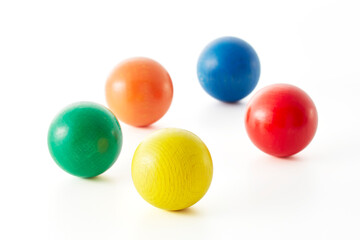
#> input picture CV and IP/ImgData/input/balls.jpg, 360 x 240 px, given in place of fruit.png, which was not available
$ python objplacing.py
#> lines starting #> are read from the running program, lines starting #| are printed output that depends on the picture; after the words box and inside, x2 and y2 are one past the last pixel; in counts of white or black regions, pixels touching at a corner belong together; pictures that were not available may be replaced by others from this repository, and a replacement may not be noted
import cv2 as cv
import numpy as np

img1 = cv.imread("D:\\ImgData\\input\\fruit.png")
#> img1 is the input picture: shape (240, 360, 3); mean B, G, R 212.2, 226.3, 230.9
img2 = cv.imread("D:\\ImgData\\input\\apple.jpg")
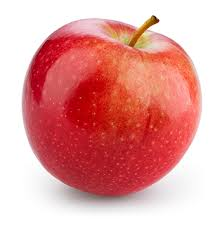
#> input picture CV and IP/ImgData/input/apple.jpg, 222 x 227 px, found by its file name
#> img2 is the input picture: shape (227, 222, 3); mean B, G, R 158.5, 160.7, 227.9

img1 = cv.resize(img1, (960,540))
#> img1: shape (540, 960, 3)
img2 = cv.resize(img2, (450,450))
#> img2: shape (450, 450, 3)


r,c,ch = img2.shape
#> r = 450; c = 450; ch = 3
roi = img1[0:r, 0:c]
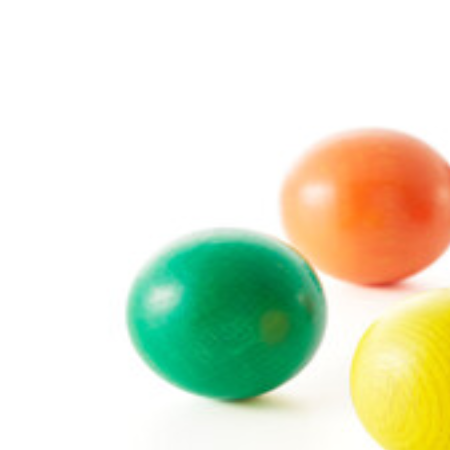
#> roi: shape (450, 450, 3); mean B, G, R 205.4, 228.7, 223.6

img2_gray = cv.cvtColor(img2, cv.COLOR_BGR2GRAY)
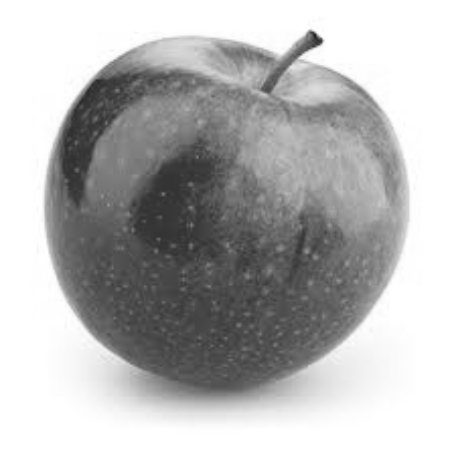
#> img2_gray: shape (450, 450); min 34, max 255, mean 180.5
__, mask = cv.threshold(img2_gray, 215, 255, cv.THRESH_BINARY_INV)
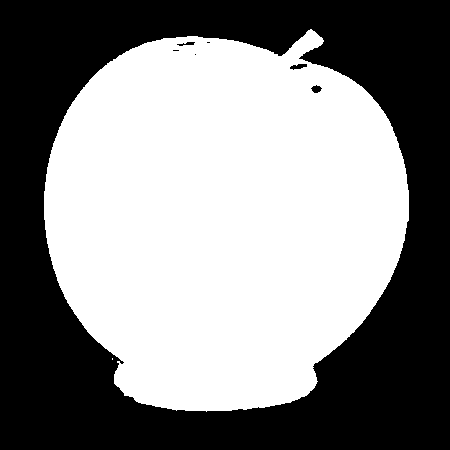
#> mask: shape (450, 450); 53.2% white; 7 black regions (3 under 20 px), largest, box (x1, y1, x2, y2) and area: (0, 0, 450, 450) 94585, (290, 64, 307, 70) 63, (311, 85, 322, 93) 57, (177, 42, 195, 46) 38

#Getting foreground of second image
img2_fg = cv.bitwise_and(img2, img2, mask=mask)
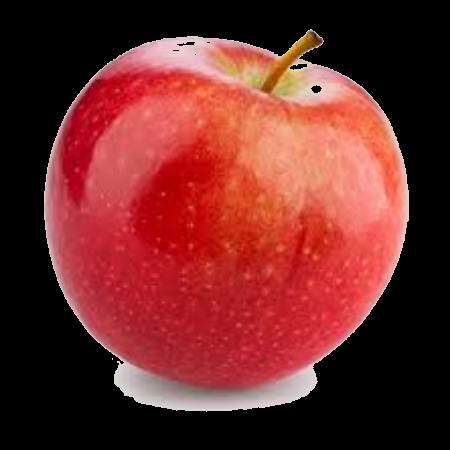
#> img2_fg: shape (450, 450, 3); mean B, G, R 40.6, 42.8, 109.7
#Getting background of first image
mask_inv = cv.bitwise_not(mask)
img1_bg = cv.bitwise_and(roi, roi, mask=mask_inv)
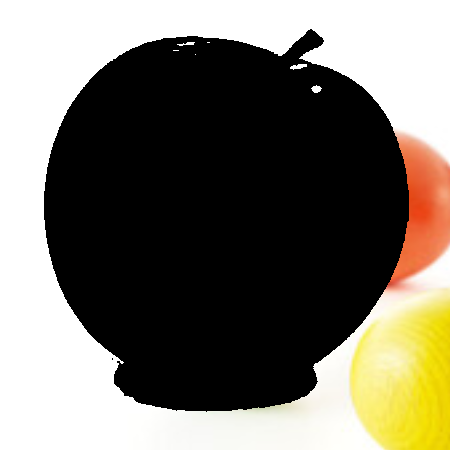
#> img1_bg: shape (450, 450, 3); mean B, G, R 102.2, 113.3, 117.8

#Adding foreground and background
res = cv.add(img1_bg, img2_fg)

#Merging both images
merged = img1
merged[0:r, 0:c] = res
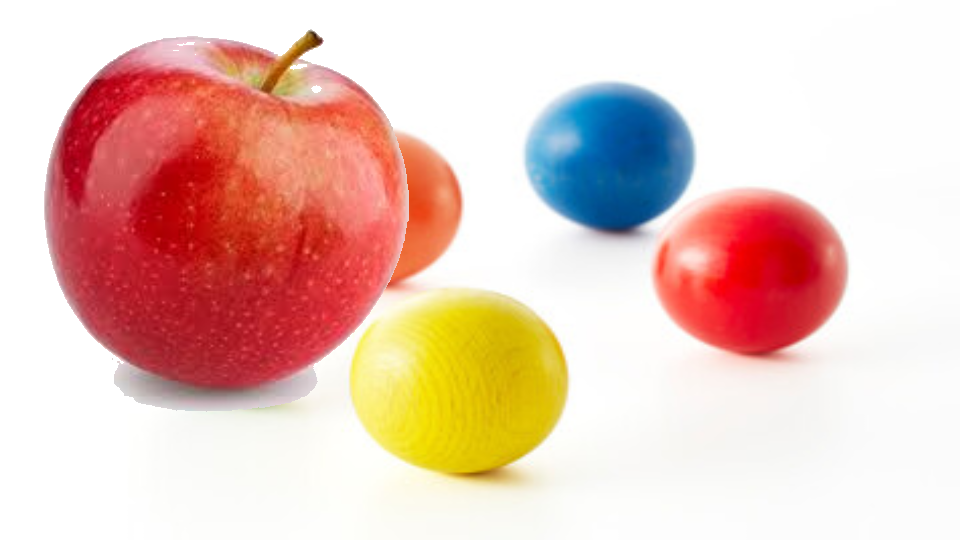
#> merged: shape (540, 960, 3); mean B, G, R 187.8, 198, 232.4

cv.imshow("Img1", img1)
cv.imshow("Img2", merged)


cv.waitKey()
cv.destroyAllWindows()
